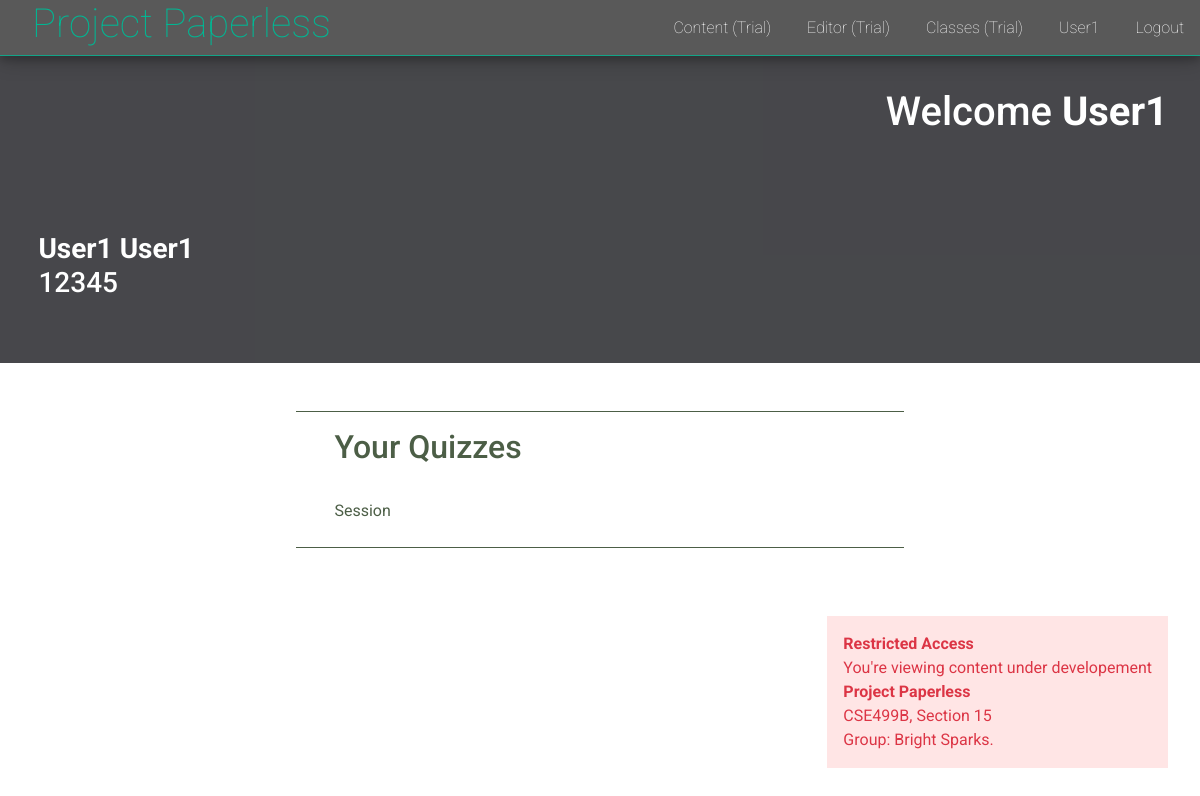
Page /classroom/uoCd/show/ (signed in) on the earlier database version.
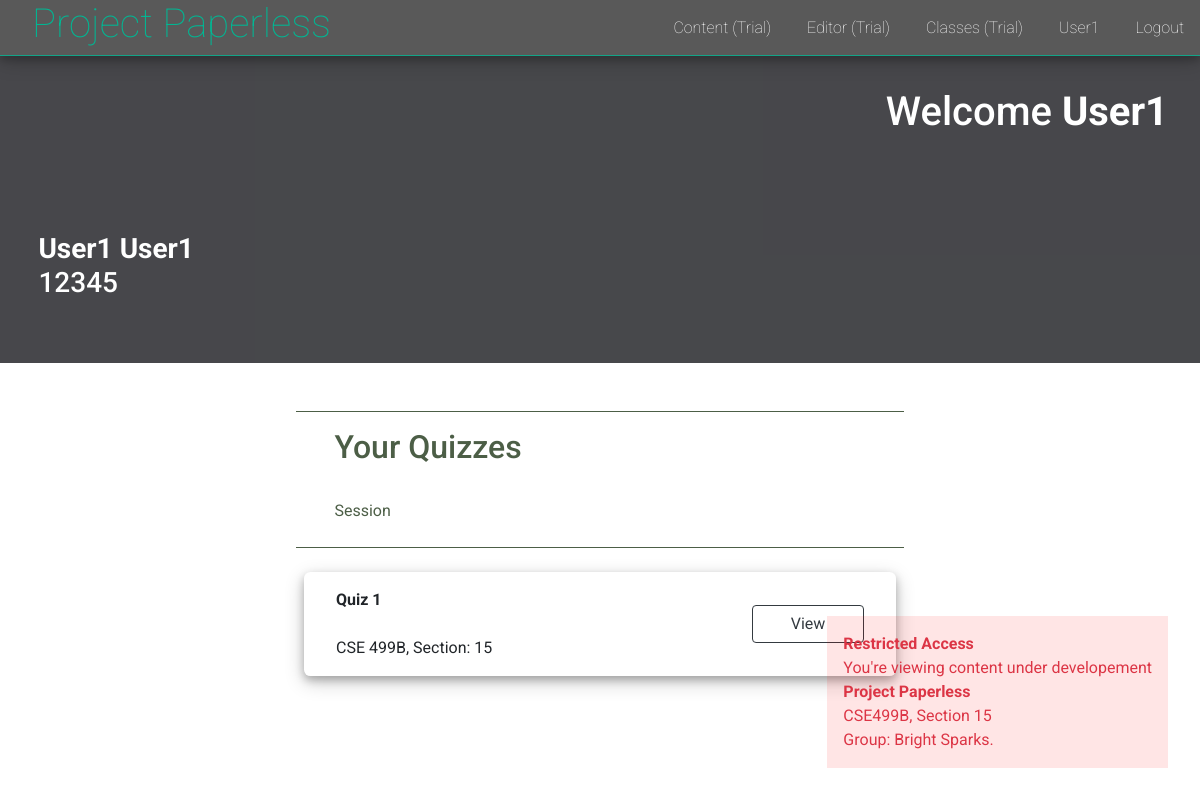
Same page on the later database version.
### classrooms/models.py (models this page shows, shortened)
class Quiz(models.Model):
    title = models.CharField(max_length=128)
    classroom = models.ForeignKey(Classroom, on_delete=models.CASCADE, related_name='quiz')
    students = models.ManyToManyField('users.User', related_name='quizzes', through='Performance')
    is_open = models.BooleanField(default=False)
    is_running = models.BooleanField(default=False)
    is_taken = models.BooleanField(default=False)
    due_date = models.DateField()
    class Meta:
        constraints = [
            models.UniqueConstraint(fields=['classroom', 'title'], name='unique_quiz')
        ]
    def __str__(self):
        return f'{self.title}'

class Classroom(models.Model):
    id = models.CharField(max_length=128, primary_key=True)
    name = models.CharField(max_length=128)
    semester = models.CharField(max_length=12)
    course_code = models.CharField(max_length=30)
    section = models.IntegerField()
    students = models.ManyToManyField('users.User', related_name='class_room')
    instructor = models.ForeignKey('users.User', related_name='classroom', on_delete=models.CASCADE)
    class Meta:
        constraints = [
            models.UniqueConstraint(fields=['course_code', 'section', 'semester'], name='unique_classroom')
        ]

### classrooms/views.py (the view, shortened to what this page needs)
# urls.py: path('<str:class_id>/show/', ShowView.as_view(), name='show'),
class ShowView(UserViews):
    student_template = 'classrooms/learners/show.html'
    teacher_template = 'classrooms/educators/show.html'
    class_id = None
    @method_decorator(login_required(login_url='users:login'))
    def get(self, request, class_id):
        self.request = request
        self.class_id = class_id
        return self.user_view()
    def student_view(self):
        classroom = self.get_classroom(learner=True)
        quizzes = classroom.quiz.filter(is_open=True)
        print(quizzes)
        context = {
            'classroom': classroom,
            'quizzes': quizzes
        }
        return render(self.request, self.student_template, context)
    def get_classroom(self, learner=False):
        try:
            if learner:
                classroom = self.request.user.class_room.get(id=self.class_id)
            else:
                classroom = self.request.user.classroom.get(id=self.class_id)
        except Classroom.DoesNotExist:
            raise Http404('Classroom Not found')
        return classroom

### project_paperless/utils.py (called while the page is built)
    def user_view(self):
        if self.request.user.is_educator:
            return self.teacher_view()
        else:
            return self.student_view()

### templates/classrooms/learners/show.html
{% extends 'layout.html' %}
{% block body %}
<div class="user_dashboard">
  <div class="header container">
    <div class="text-right welcome">
      <h1>Welcome <strong>{{ request.user.first_name }}</strong></h1>
    </div>
    <div class="user_info">
      <h3>
        <strong>{{ request.user.get_full_name }}</strong>
        <br>
        {{ request.user.username }}
      </h3>
    </div>
  </div>
  <div class="dashboard container">
    <div class="area">
      <div class="area_header">
        <h2> Your Quizzes </h2>
        <br>
        <p>Session</p>
      </div>
      <div class="card_container">
        {% for quiz in quizzes %}
          <div class="items_card items_card_fluid paper_list">
            <div class="items">
              <p>
                <strong>{{ quiz.title }}</strong>
                <br>
                <br>
                {{ quiz.classroom.course_code }},
                Section: {{ quiz.classroom.section }}
              </p>
              <div class="text-right">
                <a href="" class="btn btn-outline-dark"> View</a>
              </div>
            </div>
          </div>
        {% endfor %}
      </div>
    </div>
  </div>
</div>
{% endblock %}

Differences in the rows shown:
now on this page (row edited): Quiz: title "Quiz 1", classroom.course_code "CSE 499B", classroom.section "15"
